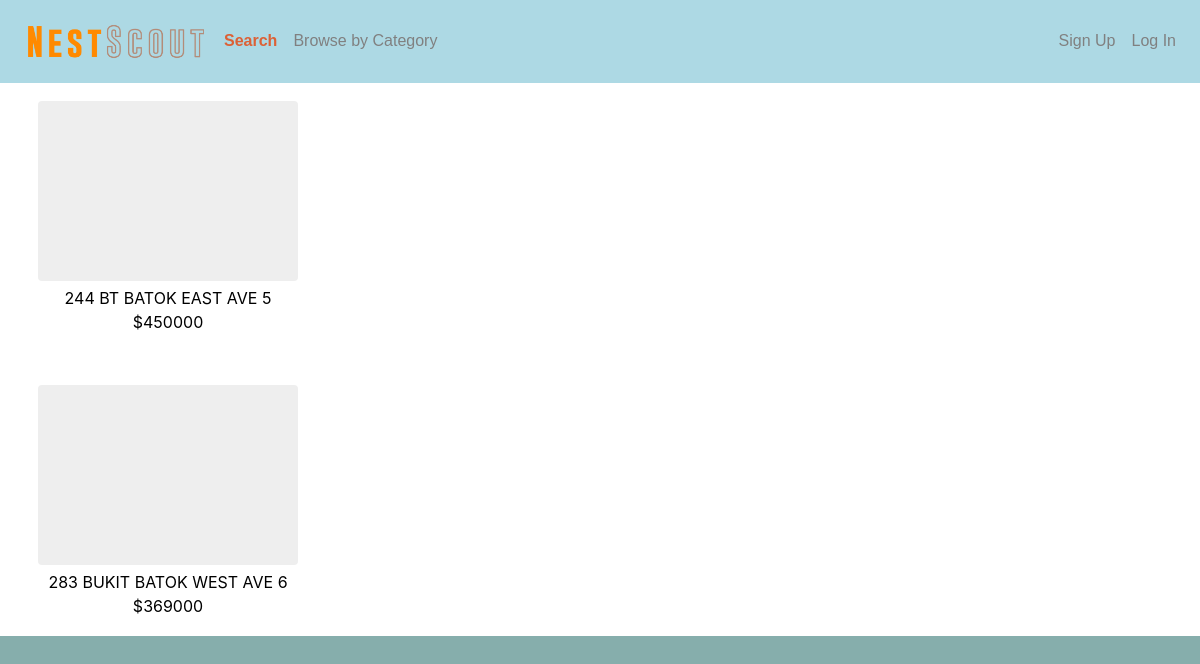
The page /searchResults.php on the database its author committed.
### tables this page shows
CREATE TABLE `properties` (
  `list_id` int(3) NOT NULL,
  `town` varchar(50) NOT NULL,
  `flat_type` varchar(50) NOT NULL,
  `flat_model` varchar(50) NOT NULL,
  `block` int(3) NOT NULL,
  `street_name` varchar(100) NOT NULL,
  `remaining_lease` int(3) NOT NULL,
  `price` int(6) NOT NULL,
  `seller_id` int(3) NOT NULL
);

### searchResults.php (the view, shortened to what this page needs)
<!DOCTYPE html>
<html>
  <head>
    <link rel="stylesheet" href="https://maxcdn.bootstrapcdn.com/bootstrap/4.0.0/css/bootstrap.min.css">
    <link rel="stylesheet" href="stylesheet/nestscout.css">
  </head>
  <body>
    <nav class="navbar navbar-expand-lg nestbar">
      <img src="img\nestscout.png" style="padding:1%;" width="200" alt="">
      <div class="collapse navbar-collapse" id="navbarText">
        <ul class="navbar-nav mr-auto">
          <li class="nav-item active">
            <a class="nav-link" href="index.html">Search <span class="sr-only"></span></a>
          </li>
          <li class="nav-item">
            <a class="nav-link" href="browseCat.php">Browse by Category</a>
          </li>
        </ul>
        <ul class="nav navbar-nav navbar-right">
          <li class="nav-item">
            <a class="nav-link" href="signup.html">Sign Up</a>
          </li>
          <li class="nav-item">
            <a class="nav-link" href="login.html">Log In</a>
          </li>
        </ul>
      </div>
    </nav>
    <div class="container-left" style="overflow-y: scroll; overflow-x: hidden; width:26%;">
      <?php
        $servername = "localhost";
        $username = "root";
        $password ="";
        $dbname = "nestscout";
        $conn = new mysqli($servername, $username, $password, $dbname);
      $name = $_POST['search'];
      $result = mysqli_query($conn, "SELECT * FROM properties
          WHERE town LIKE '%{$name}%' OR flat_type LIKE '%{$name}%' OR flat_model LIKE '%{$name}%' OR street_name LIKE '%{$name}%' OR block LIKE '%{$name}%' OR remaining_lease LIKE '%{$name}%'");
          while($row = $result->fetch_assoc()) {
              echo "<div id='".$row['list_id']."' class='propertyItem col-sm'>";
              echo "<button class='propertySelect' name='list_id' value='".$row['list_id']."' style='background: rgba(200, 200, 200, 0); border:none; cursor: pointer;'>";
              echo "<div class='image-placeholder rounded'></div>";
              echo "<div>".$row['block']." ".$row['street_name']."</div>";
              echo "<div> $".$row['price']."</div>";
              echo "</button></div>";
              echo "<br />";
          }
      ?>
    </div>
    <div class="container-right" id="result" style="width:74%;">
    </div>
  </body>
</html>

### stylesheet/nestscout.css (style rules this page uses)
body { background-color:#86AEAC; overflow: hidden; }
.nestbar { background-color: #ADD9E4; color: gray; font-family: helvetica; }
.active { color: #DC6136; font-weight: bold; }
.container-left { overflow-y: scroll; display: block; width: 20%; height:34.6em; padding: 12px; margin:auto; float: left; background-color: white; }
.container-right { overflow-y: scroll; overflow-x: hidden; background-color: white; display: block; width: 80%; height: 34.6em; padding: 12px; margin:auto; float: left; }
.propertyItem { margin-bottom:20px; }
.image-placeholder { background-color: #eee; display: flex; height: 180px; margin: 5px; width: 260px; }
a { color: inherit; text-decoration: none; }

### rows shown on the page
properties: $row['list_id'] 1 (drawn), block "244", street_name "BT BATOK EAST AVE 5", price "450000"
properties: $row['list_id'] 3 (drawn), block "283", street_name "BUKIT BATOK WEST AVE 6", price "369000"
